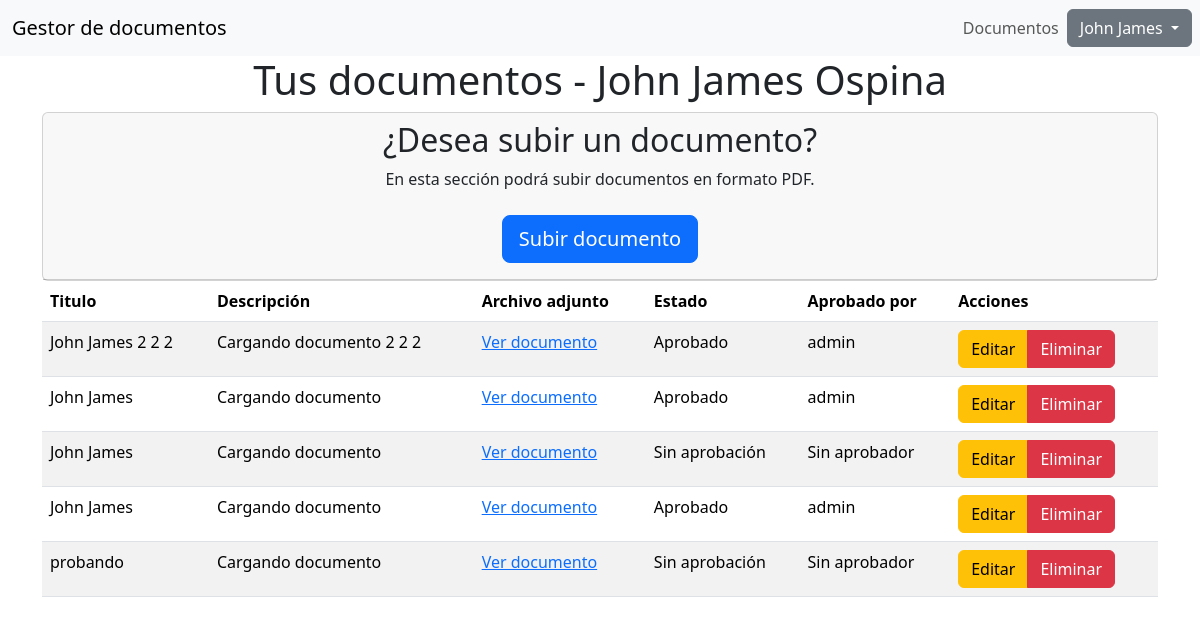
Page /documentos/ (signed in) on the committed database.
### documentos/models.py (models this page shows, shortened)
class Documento(models.Model):
    id = models.AutoField(primary_key=True)
    titulo = models.CharField(max_length=100)
    descripcion = models.TextField()
    estado = models.CharField(max_length=20)
    usuario = models.ForeignKey(User, on_delete=models.CASCADE)
    archivo = models.FileField(upload_to=user_directory_path)
    fecha_creacion = models.DateTimeField(auto_now_add=True)
    fecha_modificacion = models.DateTimeField(auto_now=True)
    aprobado = models.BooleanField(default=False)
    aprobador = models.ForeignKey(User, on_delete=models.CASCADE, related_name='aprobador', null=True, blank=True)

### documentos/views.py (the view)
# urls.py: path('documentos/', views.documentos_viws, name='documentos_usuario'),
@login_required
def documentos_viws(request):
    documentos = Documento.objects.filter(usuario=request.user, estado='activo')
    return render(request, 'documentos.html', {"documentos": documentos})

### documentos/templates/documentos.html (shortened to what this page needs)
{% extends 'base.html' %} {% block content %}
<h1 class="text-center">
  Tus documentos - {{ user.first_name }} {{ user.last_name }}
</h1>
<div class="card">
  <div class="card-header">
    <h2 class="text-center">¿Desea subir un documento?</h2>
    <div class="text-center">
      <p>En esta sección podrá subir documentos en formato PDF.</p>
      <a href="{% url 'upload_documento' %}" class="btn btn-primary btn-lg m-2"
        >Subir documento</a
      >
    </div>
  </div>
</div>
<table class="table table-striped">
  <thead>
    <tr>
      <th>Titulo</th>
      <th>Descripción</th>
      <th>Archivo adjunto</th>
      <th>Estado</th>
      <th>Aprobado por</th>
      <th>Acciones</th>
    </tr>
  </thead>
  <tbody>
    {% for documento in documentos %}
    <tr>
      <td>{{ documento.titulo }}</td>
      <td>{{ documento.descripcion }}</td>
      <td>
        <a href="{{ documento.archivo.url }}" target="_blank">Ver documento</a>
      </td>
      <td>
        {% if documento.aprobado %}Aprobado{% else %}Sin aprobación{% endif %}
      </td>
      <td>
        {% if documento.aprobador %} {{ documento.aprobador.username }} {% else %} Sin aprobador {% endif %}
      </td>
      <td>
        <div class="btn-group">
          <a
            href="{% url 'update_documento' documento.id %}"
            class="btn btn-warning"
            >Editar</a
          >
          <a
            href="{% url 'delete_documento' documento.id %}"
            class="btn btn-danger"
            >Eliminar</a
          >
        </div>
      </td>
    </tr>
    {% endfor %}
  </tbody>
</table>
 {% endblock %}

### documentos/templates/base.html (shortened to what this page needs)
<!DOCTYPE html>
<html lang="es">
  <head>
    <link
      href="https://cdn.jsdelivr.net/npm/bootstrap@5.3.3/dist/css/bootstrap.min.css"
      rel="stylesheet"
    />
  </head>
  <body>
    <nav class="navbar navbar-expand-lg navbar-light bg-light">
      <div class="container-fluid">
        <a class="navbar-brand" href="/">Gestor de documentos</a>
      </div>
      {% if user.is_authenticated %}
      <div class="collapse navbar-collapse" id="navbarNav">
        <ul class="navbar-nav">
          <li class="nav-item">
            {% if user.is_staff %}
            <a class="nav-link" href="/documentos/admin">Documentos</a>
            {% else %}
            <a class="nav-link" href="/documentos">Documentos</a>
            {% endif %}
          </li>
        </ul>
      </div>
      <div class="dropdown me-2">
        <button
          class="btn btn-secondary dropdown-toggle"
          type="button"
          id="dropdownMenuButton1"
          data-bs-toggle="dropdown"
          aria-expanded="false"
        >
          {{ user.first_name }}
        </button>
      </div>
      {% endif %}
    </nav>
    <div class="container">{% block content %} {% endblock %}</div>
  </body>
</html>

### rows in the picture
Documento: titulo "John James 2 2 2", descripcion "Cargando documento 2 2 2", aprobado "Aprobado", aprobador.username "admin"
Documento: titulo "John James", descripcion "Cargando documento", aprobado "Aprobado", aprobador.username "admin"
Documento: titulo "John James", descripcion "Cargando documento", aprobado "Sin aprobación", shows "Sin aprobador"
Documento: titulo "John James", descripcion "Cargando documento", aprobado "Aprobado", aprobador.username "admin"
Documento: titulo "probando", descripcion "Cargando documento", aprobado "Sin aprobación", shows "Sin aprobador"

### other values in the picture
{{ user.first_name }} "John James"
{{ user.last_name }} "Ospina"
